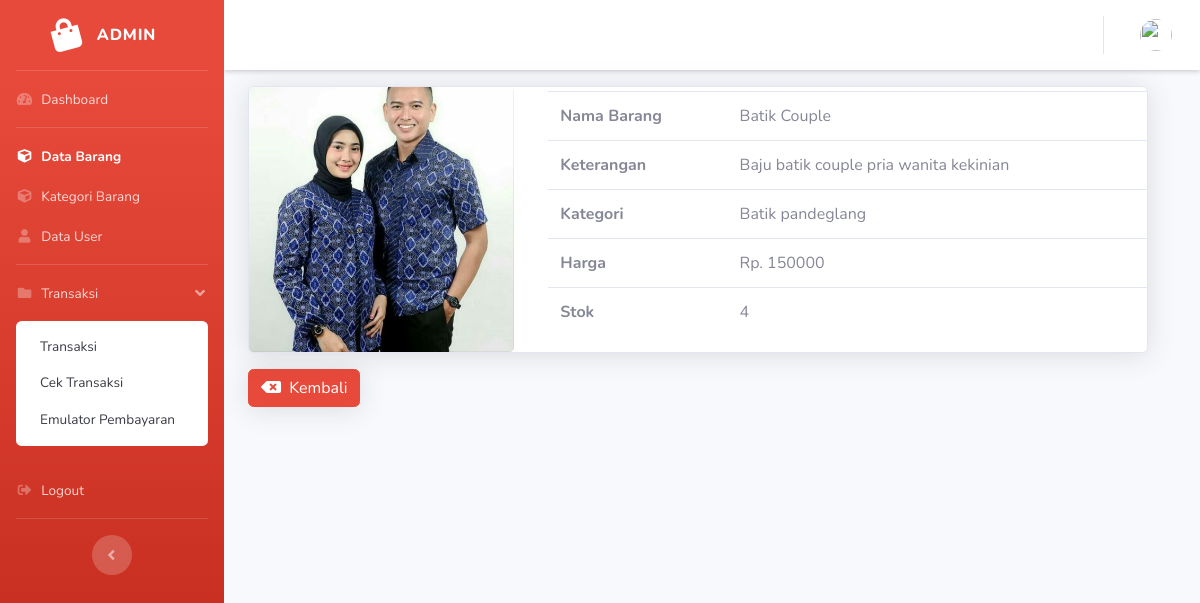
The page /admin/data_barang/detail/7 on the database its author committed.
### tables this page shows
CREATE TABLE `tb_barang` (
  `id_barang` int(11) NOT NULL,
  `nama_barang` varchar(128) NOT NULL,
  `keterangan` varchar(128) NOT NULL,
  `harga` varchar(128) NOT NULL,
  `id_kategori` int(11) NOT NULL,
  `stok` int(100) NOT NULL,
  `gambar` varchar(128) NOT NULL
);

CREATE TABLE `kategori` (
  `id_kategori` int(11) NOT NULL,
  `nama_kategori` varchar(128) NOT NULL
);

### application/controllers/admin/Data_barang.php (called while the page is built, shortened)
<?php
class Data_barang extends CI_Controller
{
   public function detail($id)
   {
      $data['title'] = 'Detail Barang';
      $data['user'] = $this->db->get_where('user', ['email' => $this->session->userdata('email')])->row_array();
      $data['barang'] = $this->Model_barang->tampilById($id);
      $this->load->view('admin_templates/header', $data);
      $this->load->view('admin_templates/sidebar');
      $this->load->view('admin_templates/topbar', $data);
      $this->load->view('admin/detail_barang', $data);
      $this->load->view('admin_templates/footer');
   }
}

### index.php (called while the page is built, shortened)
<?php
require_once BASEPATH.'core/CodeIgniter.php';

### application/models/Model_barang.php (called while the page is built, shortened)
<?php
class Model_barang extends CI_Model
{
   public function tampilById($id)
   {
      $query = "SELECT `tb_barang`.*, `kategori`.`nama_kategori`
                  FROM `tb_barang` JOIN `kategori`
                  ON `tb_barang`.`id_kategori` = `kategori`.`id_kategori`
                  WHERE `id_barang` = $id
                ";
      return $this->db->query($query)->result_array();
   }
}

### application/views/admin/detail_barang.php (the view)
<div class="container">
   <div class="row">
      <div class="col-md">
         <div class="card mb-3 shadow" style="max-width: 900px;">
            <div class="row no-gutters">
               <?php foreach ($barang as $brg) : ?>
                  <div class="col-md-4">
                     <img src="<?= base_url('public/img/upload/') . $brg['gambar']; ?>" class="card-img" style="width: 265px;">
                  </div>
                  <div class="col-md-8">
                     <table class="table mt-1">
                        <tr>
                           <th>Nama Barang</th>
                           <td><?= $brg['nama_barang']; ?></td>
                        </tr>
                        <tr>
                           <th>Keterangan</th>
                           <td><?= $brg['keterangan']; ?></td>
                        </tr>
                        <tr>
                           <th>Kategori</th>
                           <td><?= $brg['nama_kategori']; ?></td>
                        </tr>
                        <tr>
                           <th>Harga</th>
                           <td>Rp. <?= $brg['harga']; ?></td>
                        </tr>
                        <tr>
                           <th>Stok</th>
                           <td><?= $brg['stok']; ?></td>
                        </tr>
                     <?php endforeach; ?>
                     </table>
                  </div>
            </div>
         </div>
         <a href="<?= base_url('data_barang') ?>" class="btn btn-danger shadow"><i class="fas fa-backspace mr-1"></i> Kembali</a>
      </div>
   </div>
</div>

### rows shown on the page
tb_barang: gambar (picture), nama_barang "Batik Couple", keterangan "Baju batik couple pria wanita kekinian", id_kategori.nama_kategori "Batik pandeglang", harga "150000", stok "4"
